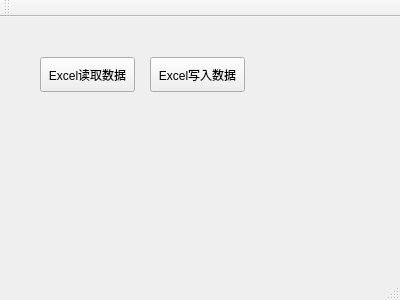
<?xml version="1.0" encoding="UTF-8"?>
<ui version="4.0">
 <class>MainWindow</class>
 <widget class="QMainWindow" name="MainWindow">
  <property name="geometry">
   <rect>
    <x>0</x>
    <y>0</y>
    <width>400</width>
    <height>300</height>
   </rect>
  </property>
  <property name="windowTitle">
   <string>MainWindow</string>
  </property>
  <widget class="QWidget" name="centralWidget">
   <widget class="QPushButton" name="btn_read">
    <property name="geometry">
     <rect>
      <x>40</x>
      <y>40</y>
      <width>95</width>
      <height>35</height>
     </rect>
    </property>
    <property name="text">
     <string>Excel读取数据</string>
    </property>
   </widget>
   <widget class="QPushButton" name="btn_write">
    <property name="geometry">
     <rect>
      <x>150</x>
      <y>40</y>
      <width>95</width>
      <height>35</height>
     </rect>
    </property>
    <property name="text">
     <string>Excel写入数据</string>
    </property>
   </widget>
  </widget>
  <widget class="QMenuBar" name="menuBar">
   <property name="geometry">
    <rect>
     <x>0</x>
     <y>0</y>
     <width>400</width>
     <height>22</height>
    </rect>
   </property>
  </widget>
  <widget class="QToolBar" name="mainToolBar">
   <attribute name="toolBarArea">
    <enum>TopToolBarArea</enum>
   </attribute>
   <attribute name="toolBarBreak">
    <bool>false</bool>
   </attribute>
  </widget>
  <widget class="QStatusBar" name="statusBar"/>
 </widget>
 <layoutdefault spacing="6" margin="11"/>
 <resources/>
 <connections/>
</ui>
